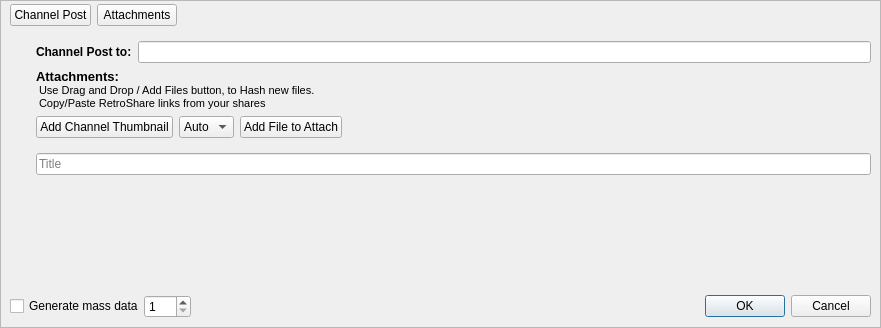
<?xml version="1.0" encoding="UTF-8"?>
<ui version="4.0">
 <class>CreateGxsChannelMsg</class>
 <widget class="QDialog" name="CreateGxsChannelMsg">
  <property name="geometry">
   <rect>
    <x>0</x>
    <y>0</y>
    <width>881</width>
    <height>328</height>
   </rect>
  </property>
  <property name="acceptDrops">
   <bool>true</bool>
  </property>
  <property name="windowTitle">
   <string>New Channel Post</string>
  </property>
  <property name="windowIcon">
   <iconset resource="../images.qrc">
    <normaloff>:/images/logo/logo_16.png</normaloff>:/images/logo/logo_16.png</iconset>
  </property>
  <layout class="QGridLayout" name="gridLayout">
   <property name="leftMargin">
    <number>0</number>
   </property>
   <property name="topMargin">
    <number>0</number>
   </property>
   <property name="rightMargin">
    <number>0</number>
   </property>
   <property name="bottomMargin">
    <number>0</number>
   </property>
   <property name="horizontalSpacing">
    <number>6</number>
   </property>
   <property name="verticalSpacing">
    <number>0</number>
   </property>
   <item row="1" column="0">
    <widget class="QFrame" name="mainFrame">
     <property name="frameShape">
      <enum>QFrame::StyledPanel</enum>
     </property>
     <property name="frameShadow">
      <enum>QFrame::Raised</enum>
     </property>
     <layout class="QGridLayout" name="gridLayout_4">
      <property name="topMargin">
       <number>3</number>
      </property>
      <property name="horizontalSpacing">
       <number>6</number>
      </property>
      <property name="verticalSpacing">
       <number>0</number>
      </property>
      <item row="0" column="1">
       <widget class="QPushButton" name="attachmentsButton">
        <property name="text">
         <string>Attachments</string>
        </property>
        <property name="icon">
         <iconset>
          <normaloff>:/icons/png/attachements.png</normaloff>:/icons/png/attachements.png</iconset>
        </property>
        <property name="iconSize">
         <size>
          <width>24</width>
          <height>24</height>
         </size>
        </property>
       </widget>
      </item>
      <item row="1" column="0" colspan="3">
       <widget class="QStackedWidget" name="stackedWidget">
        <property name="mouseTracking">
         <bool>true</bool>
        </property>
        <property name="contextMenuPolicy">
         <enum>Qt::CustomContextMenu</enum>
        </property>
        <property name="acceptDrops">
         <bool>false</bool>
        </property>
        <property name="currentIndex">
         <number>0</number>
        </property>
        <widget class="QWidget" name="stackedWidgetPage1">
         <layout class="QGridLayout" name="gridLayout_2">
          <property name="leftMargin">
           <number>0</number>
          </property>
          <property name="rightMargin">
           <number>0</number>
          </property>
          <item row="0" column="0" rowspan="4">
           <layout class="QVBoxLayout" name="verticalLayout_2">
            <item>
             <widget class="ChannelPostThumbnailView" name="preview_W" native="true">
              <property name="sizePolicy">
               <sizepolicy hsizetype="Preferred" vsizetype="MinimumExpanding">
                <horstretch>0</horstretch>
                <verstretch>0</verstretch>
               </sizepolicy>
              </property>
             </widget>
            </item>
            <item>
             <spacer name="verticalSpacer_2">
              <property name="orientation">
               <enum>Qt::Vertical</enum>
              </property>
              <property name="sizeHint" stdset="0">
               <size>
                <width>20</width>
                <height>1</height>
               </size>
              </property>
             </spacer>
            </item>
           </layout>
          </item>
          <item row="0" column="1">
           <layout class="QHBoxLayout" name="channelNameHLayout">
            <property name="topMargin">
             <number>6</number>
            </property>
            <item>
             <widget class="QLabel" name="channelNameLabel">
              <property name="sizePolicy">
               <sizepolicy hsizetype="Preferred" vsizetype="Fixed">
                <horstretch>0</horstretch>
                <verstretch>0</verstretch>
               </sizepolicy>
              </property>
              <property name="font">
               <font>
                <weight>75</weight>
                <bold>true</bold>
               </font>
              </property>
              <property name="text">
               <string>Channel Post to:</string>
              </property>
             </widget>
            </item>
            <item>
             <widget class="QLineEdit" name="channelName">
              <property name="enabled">
               <bool>true</bool>
              </property>
              <property name="readOnly">
               <bool>true</bool>
              </property>
             </widget>
            </item>
           </layout>
          </item>
          <item row="1" column="1">
           <widget class="QLabel" name="channelAttachLabel">
            <property name="text">
             <string>&lt;!DOCTYPE HTML PUBLIC &quot;-//W3C//DTD HTML 4.0//EN&quot; &quot;http://www.w3.org/TR/REC-html40/strict.dtd&quot;&gt;
&lt;html&gt;&lt;head&gt;&lt;meta name=&quot;qrichtext&quot; content=&quot;1&quot; /&gt;&lt;style type=&quot;text/css&quot;&gt;
p, li { white-space: pre-wrap; }
&lt;/style&gt;&lt;/head&gt;&lt;body style=&quot; font-family:'Ubuntu'; font-size:11pt; font-weight:400; font-style:normal;&quot;&gt;
&lt;p style=&quot; margin-top:0px; margin-bottom:0px; margin-left:0px; margin-right:0px; -qt-block-indent:0; text-indent:0px;&quot;&gt;&lt;span style=&quot; font-family:'MS Shell Dlg 2'; font-size:10pt; font-weight:600;&quot;&gt;Attachments:&lt;/span&gt;&lt;/p&gt;
&lt;p style=&quot; margin-top:0px; margin-bottom:0px; margin-left:0px; margin-right:0px; -qt-block-indent:0; text-indent:0px;&quot;&gt;&lt;img src=&quot;:/images/feedback_arrow.png&quot; /&gt;&lt;span style=&quot; font-family:'MS Shell Dlg 2'; font-size:8pt;&quot;&gt; Use Drag and Drop / Add Files button, to Hash new files.&lt;/span&gt;&lt;/p&gt;
&lt;p style=&quot; margin-top:0px; margin-bottom:0px; margin-left:0px; margin-right:0px; -qt-block-indent:0; text-indent:0px;&quot;&gt;&lt;img src=&quot;:/images/feedback_arrow.png&quot; /&gt;&lt;span style=&quot; font-family:'MS Shell Dlg 2'; font-size:8pt;&quot;&gt; Copy/Paste RetroShare links from your shares&lt;/span&gt;&lt;/p&gt;&lt;/body&gt;&lt;/html&gt;</string>
            </property>
           </widget>
          </item>
          <item row="2" column="1">
           <layout class="QHBoxLayout" name="horizontalLayout">
            <item>
             <widget class="QPushButton" name="addThumbnailButton">
              <property name="text">
               <string>Add Channel Thumbnail</string>
              </property>
              <property name="icon">
               <iconset>
                <normaloff>:/icons/png/add-image.png</normaloff>:/icons/png/add-image.png</iconset>
              </property>
              <property name="iconSize">
               <size>
                <width>24</width>
                <height>24</height>
               </size>
              </property>
             </widget>
            </item>
            <item>
             <widget class="QComboBox" name="aspectRatio_CB">
              <property name="iconSize">
               <size>
                <width>24</width>
                <height>24</height>
               </size>
              </property>
              <item>
               <property name="text">
                <string>Auto</string>
               </property>
              </item>
              <item>
               <property name="text">
                <string>1:1</string>
               </property>
              </item>
              <item>
               <property name="text">
                <string>3:4</string>
               </property>
              </item>
              <item>
               <property name="text">
                <string>16:9</string>
               </property>
              </item>
             </widget>
            </item>
            <item>
             <widget class="QPushButton" name="addfilepushButton">
              <property name="text">
               <string>Add File to Attach</string>
              </property>
              <property name="icon">
               <iconset>
                <normaloff>:/icons/png/add-file.png</normaloff>:/icons/png/add-file.png</iconset>
              </property>
              <property name="iconSize">
               <size>
                <width>24</width>
                <height>24</height>
               </size>
              </property>
             </widget>
            </item>
            <item>
             <spacer name="horizontalSpacer_2">
              <property name="orientation">
               <enum>Qt::Horizontal</enum>
              </property>
              <property name="sizeType">
               <enum>QSizePolicy::Expanding</enum>
              </property>
              <property name="sizeHint" stdset="0">
               <size>
                <width>40</width>
                <height>20</height>
               </size>
              </property>
             </spacer>
            </item>
           </layout>
          </item>
          <item row="3" column="1">
           <layout class="QVBoxLayout" name="verticalLayout_3">
            <property name="topMargin">
             <number>9</number>
            </property>
            <item>
             <widget class="QLineEdit" name="subjectEdit">
              <property name="placeholderText">
               <string>Title</string>
              </property>
             </widget>
            </item>
           </layout>
          </item>
          <item row="4" column="0" colspan="2">
           <widget class="RichTextEdit" name="RichTextEditWidget" native="true">
            <property name="sizePolicy">
             <sizepolicy hsizetype="Expanding" vsizetype="Expanding">
              <horstretch>0</horstretch>
              <verstretch>0</verstretch>
             </sizepolicy>
            </property>
           </widget>
          </item>
         </layout>
        </widget>
        <widget class="QWidget" name="stackedWidgetPage2">
         <layout class="QGridLayout" name="attachmentsTabGLayout">
          <property name="leftMargin">
           <number>0</number>
          </property>
          <property name="topMargin">
           <number>6</number>
          </property>
          <property name="rightMargin">
           <number>0</number>
          </property>
          <property name="bottomMargin">
           <number>0</number>
          </property>
          <item row="0" column="0">
           <widget class="QPushButton" name="addFileButton">
            <property name="sizePolicy">
             <sizepolicy hsizetype="Fixed" vsizetype="Fixed">
              <horstretch>0</horstretch>
              <verstretch>0</verstretch>
             </sizepolicy>
            </property>
            <property name="minimumSize">
             <size>
              <width>34</width>
              <height>34</height>
             </size>
            </property>
            <property name="toolTip">
             <string>&lt;html&gt;&lt;head/&gt;&lt;body&gt;&lt;p&gt;Add File&lt;/p&gt;&lt;/body&gt;&lt;/html&gt;</string>
            </property>
            <property name="text">
             <string/>
            </property>
            <property name="icon">
             <iconset>
              <normaloff>:/icons/png/add-file.png</normaloff>:/icons/png/add-file.png</iconset>
            </property>
            <property name="iconSize">
             <size>
              <width>24</width>
              <height>24</height>
             </size>
            </property>
           </widget>
          </item>
          <item row="1" column="0" colspan="5">
           <widget class="QScrollArea" name="attachmentsScrollArea">
            <property name="verticalScrollBarPolicy">
             <enum>Qt::ScrollBarAlwaysOn</enum>
            </property>
            <property name="widgetResizable">
             <bool>true</bool>
            </property>
            <widget class="QWidget" name="scrollAreaWidgetContents">
             <property name="geometry">
              <rect>
               <x>0</x>
               <y>0</y>
               <width>81</width>
               <height>24</height>
              </rect>
             </property>
             <property name="sizePolicy">
              <sizepolicy hsizetype="Preferred" vsizetype="Fixed">
               <horstretch>0</horstretch>
               <verstretch>0</verstretch>
              </sizepolicy>
             </property>
             <layout class="QVBoxLayout" name="scrollAreaWidgetContentsVLayout">
              <property name="spacing">
               <number>3</number>
              </property>
              <property name="leftMargin">
               <number>3</number>
              </property>
              <property name="topMargin">
               <number>3</number>
              </property>
              <property name="rightMargin">
               <number>3</number>
              </property>
              <property name="bottomMargin">
               <number>3</number>
              </property>
              <item>
               <widget class="QFrame" name="fileFrame">
                <property name="minimumSize">
                 <size>
                  <width>0</width>
                  <height>0</height>
                 </size>
                </property>
                <property name="acceptDrops">
                 <bool>true</bool>
                </property>
                <property name="toolTip">
                 <string>Drag and Drop Files from Search Results</string>
                </property>
                <layout class="QGridLayout" name="fileFrameGLayout"/>
               </widget>
              </item>
             </layout>
            </widget>
           </widget>
          </item>
          <item row="0" column="2">
           <spacer name="attachmentsHSpacer">
            <property name="orientation">
             <enum>Qt::Horizontal</enum>
            </property>
            <property name="sizeHint" stdset="0">
             <size>
              <width>334</width>
              <height>26</height>
             </size>
            </property>
           </spacer>
          </item>
          <item row="0" column="1">
           <widget class="QCheckBox" name="thumbNailCb">
            <property name="toolTip">
             <string>Allow channels to get frame for message thumbnail from movie media attachments or not</string>
            </property>
            <property name="text">
             <string>Auto Thumbnail</string>
            </property>
           </widget>
          </item>
         </layout>
        </widget>
       </widget>
      </item>
      <item row="0" column="2">
       <spacer name="horizontalSpacer">
        <property name="orientation">
         <enum>Qt::Horizontal</enum>
        </property>
        <property name="sizeHint" stdset="0">
         <size>
          <width>486</width>
          <height>20</height>
         </size>
        </property>
       </spacer>
      </item>
      <item row="0" column="0">
       <widget class="QPushButton" name="channelpostButton">
        <property name="text">
         <string>Channel Post</string>
        </property>
        <property name="icon">
         <iconset>
          <normaloff>:/icons/png/comment.png</normaloff>:/icons/png/comment.png</iconset>
        </property>
        <property name="iconSize">
         <size>
          <width>24</width>
          <height>24</height>
         </size>
        </property>
       </widget>
      </item>
      <item row="2" column="0" colspan="3">
       <layout class="QHBoxLayout" name="buttonHLayout">
        <item>
         <widget class="QCheckBox" name="generateCheckBox">
          <property name="text">
           <string>Generate mass data</string>
          </property>
         </widget>
        </item>
        <item>
         <widget class="QSpinBox" name="generateSpinBox">
          <property name="minimum">
           <number>1</number>
          </property>
          <property name="maximum">
           <number>999</number>
          </property>
         </widget>
        </item>
        <item>
         <widget class="QDialogButtonBox" name="buttonBox">
          <property name="styleSheet">
           <string notr="true"/>
          </property>
          <property name="orientation">
           <enum>Qt::Horizontal</enum>
          </property>
          <property name="standardButtons">
           <set>QDialogButtonBox::Cancel|QDialogButtonBox::Ok</set>
          </property>
         </widget>
        </item>
       </layout>
      </item>
     </layout>
    </widget>
   </item>
   <item row="0" column="0">
    <widget class="HeaderFrame" name="headerFrame">
     <property name="frameShadow">
      <enum>QFrame::Plain</enum>
     </property>
    </widget>
   </item>
  </layout>
 </widget>
 <customwidgets>
  <customwidget>
   <class>HeaderFrame</class>
   <extends>QFrame</extends>
   <header>gui/common/HeaderFrame.h</header>
   <container>1</container>
  </customwidget>
  <customwidget>
   <class>RichTextEdit</class>
   <extends>QWidget</extends>
   <header>util/RichTextEdit.h</header>
   <container>1</container>
  </customwidget>
  <customwidget>
   <class>ChannelPostThumbnailView</class>
   <extends>QWidget</extends>
   <header>gui/gxschannels/GxsChannelPostThumbnail.h</header>
   <container>1</container>
  </customwidget>
 </customwidgets>
 <resources>
  <include location="../images.qrc"/>
 </resources>
 <connections/>
</ui>
